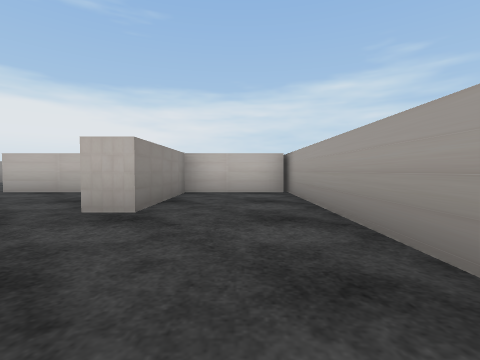
view 1 (above)

24 first-person views from a walk through a 3-D level made in the Unity game engine. The camera is 0.47 m above the floor, tilts 2° down and sees 85° across. The floor is counted in squares, 1 m on a side. Each view is taken from the middle of a square. On the plan, view 1 faces up. The plan holds only what a view shows up to about 9 squares ahead; the rest is blank. The place goes on beyond the plan. Some surface patterns are stand-ins.

view 2
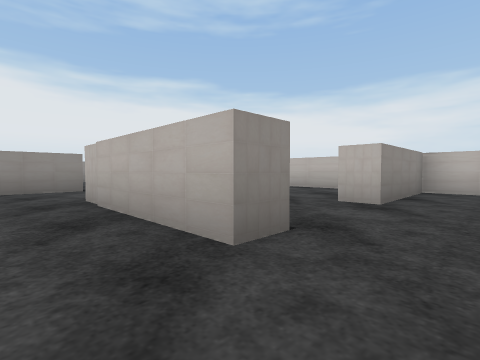

view 3
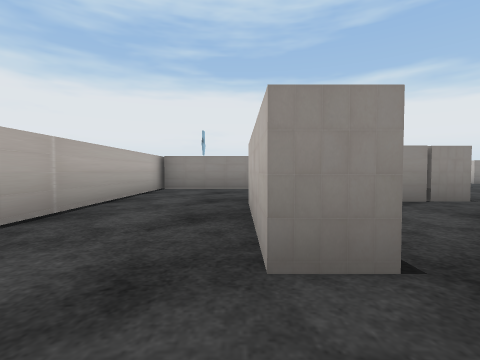

view 4
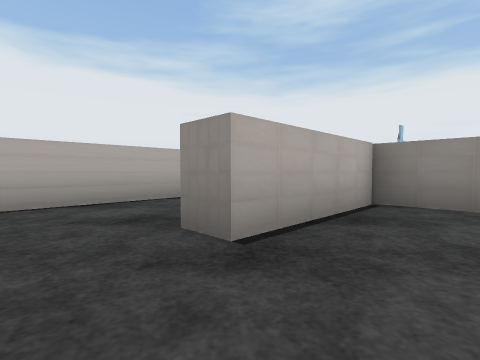

view 5
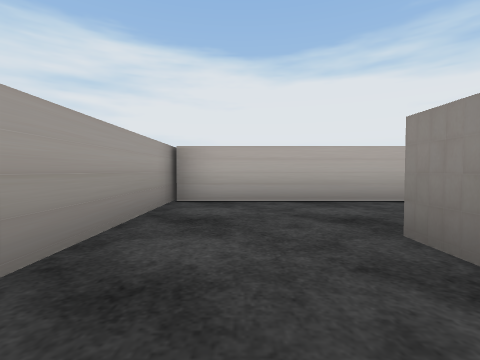

view 6
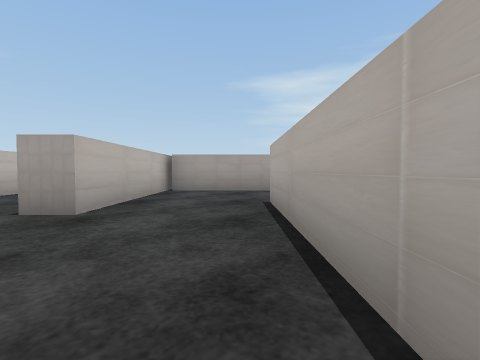

view 7
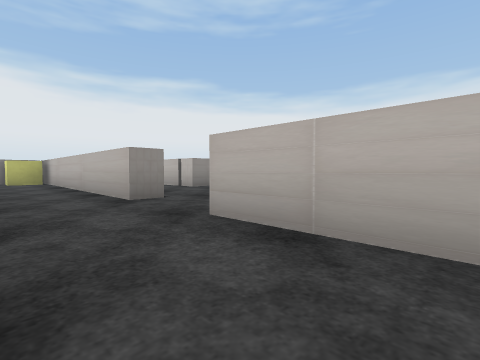

view 8
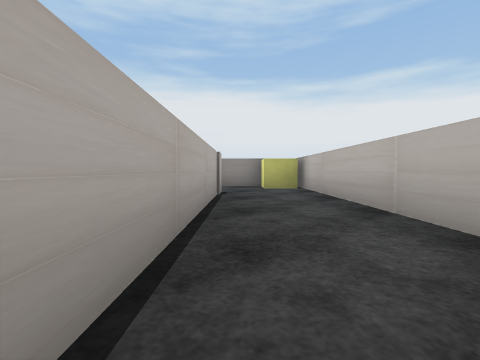

view 9
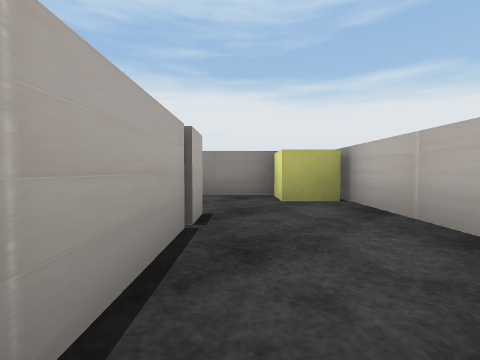

view 10
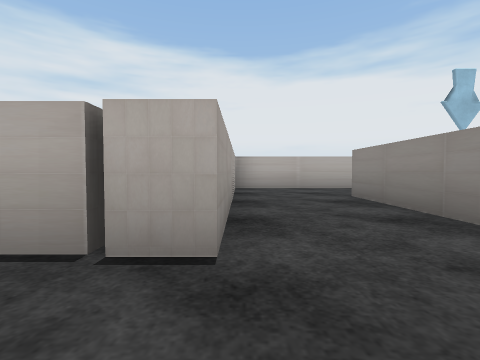

view 11
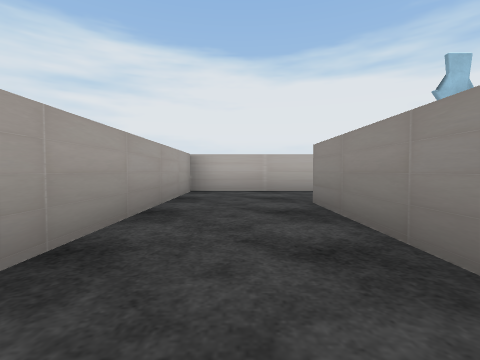

view 12
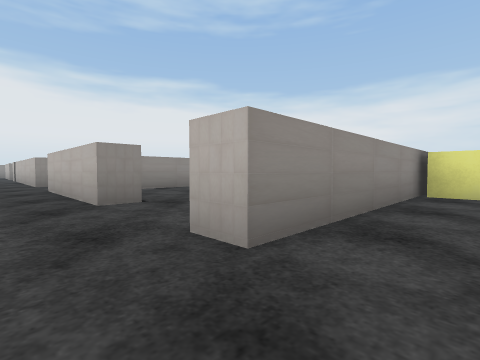

view 13
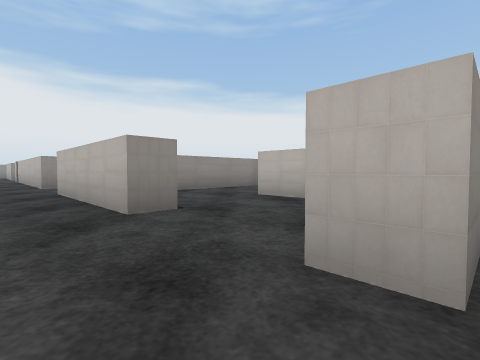

view 14
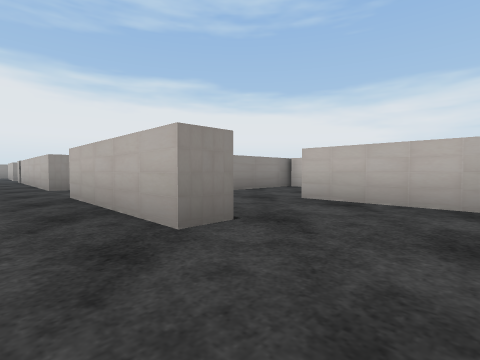

view 15
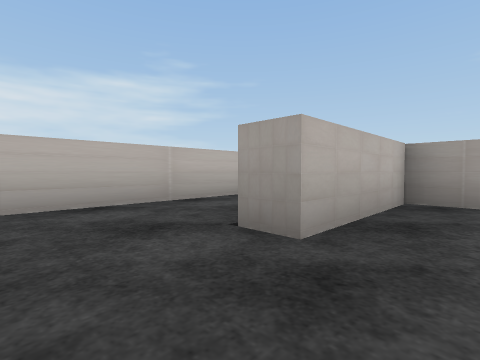

view 16
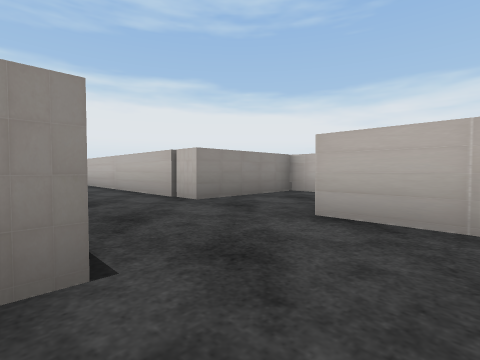

view 17
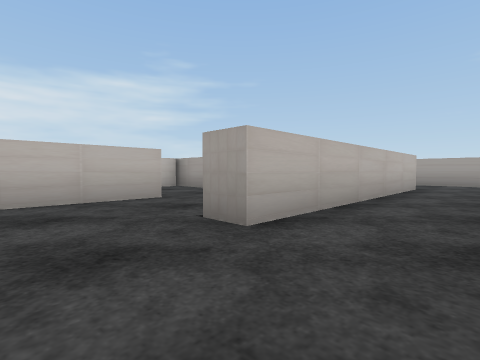

view 18
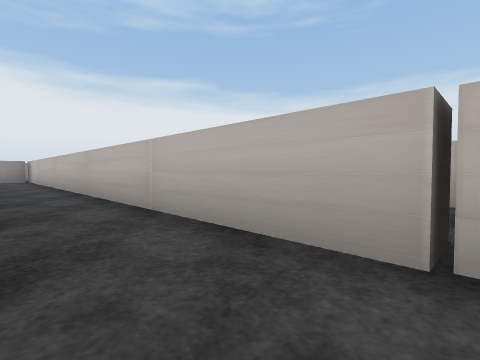

view 19
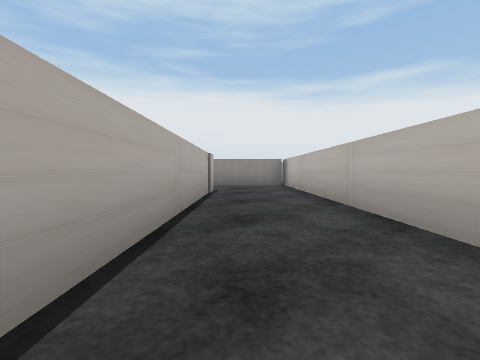

view 20
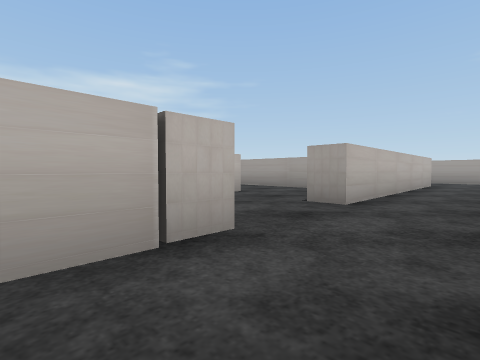

view 21
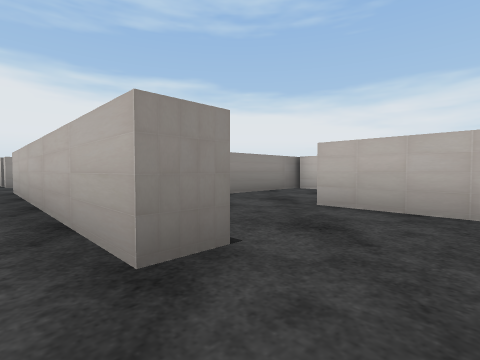

view 22
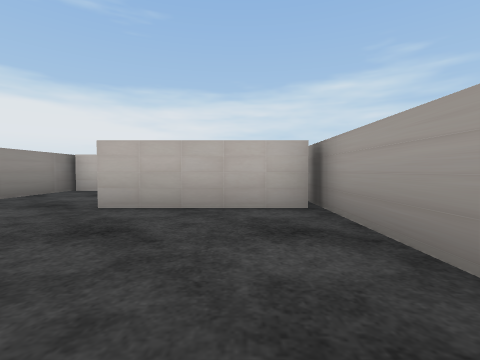

view 23
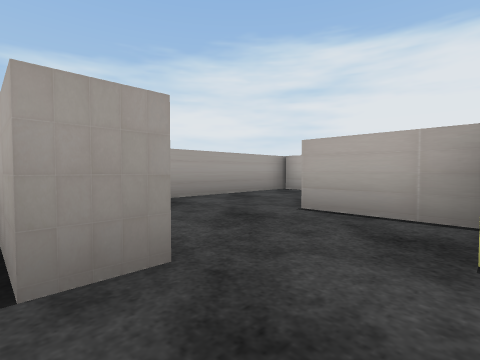

view 24
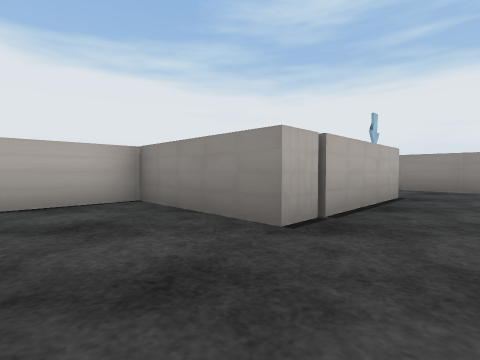

### Floor plan
Points are (right, up) in squares from view 1. A wall is a line through its corners. A room is listed if a view was taken in it or the views show most of it. See-through windows are left out.
Room 1 (views 1, 2, 3)
walls: (-4, 0.1) (-4.6, 0.1); (-1.2, 0.7) (-1.2, 0.1) (-3.9, 0.1); (-6.8, 0.7) (-6.8, -2); (1.1, -2.4) (1.1, 1.6); (-7.2, -2.1) (1, -2.1)
ways out: opening at (-0.5, 0.5) to room 2; opening at (-5.5, 0.5) to room 9
Room 2 (views 4, 5)
walls: (1.1, 1.6) (1.1, 6.1); (-1.2, 5.6) (-1.2, 3); (1, 5.8) (-1.5, 5.8)
ways out: opening at (-0.5, 0.5) to room 1; opening at (-2, 2) to room 12
Room 3 (views 6, 8, 9, 10, 11, 12, 16)
walls: (-15.1, 5.5) (-15.1, 0.1); (-7.2, 6.4) (-7.2, 5.8) (-14.7, 5.8); (-5.2, 5.8) (-5.2, 6.4); (-14.4, -2.1) (-12.9, -2.1) (-12.9, 3.5) (-5.5, 3.5)
ways out: opening at (-4.5, 4.5) to room 4; opening at (-15.5, -0.5) to room 5; opening at (-6.5, 6) to room 7
objects: yellow cube (-14, 5)
Room 4 (view 7)
walls: (-5.5, 3.5) (-4, 3.5); (-1.5, 5.8) (-5.2, 5.8); (-1.8, 3.3) (-1.8, 5.6)
ways out: opening at (-4.5, 4.5) to room 3; opening at (-3, 3) to room 12
Room 5 (views 13, 14)
walls: (-15.1, 0.1) (-15.7, 0.1); (-17.8, 0.8) (-17.8, 0.1); (-16.1, -2.1) (-14.4, -2.1)
ways out: opening at (-15.5, -0.5) to room 3; opening at (-17, 1) to room 13; opening at (-18, -1)
Room 6 (view 15)
walls: (-20.6, 3.4) (-20.6, 2); (-18.4, 3) (-18.4, 3.6)
ways out: opening at (-19.5, 3) to room 10; opening at (-18, 2) to room 13
Room 7 (views 17, 18, 19, 20, 21, 22)
walls: (-10.2, 9.1) (-10.2, 8.4); (-9.5, 9.4) (-9.5, 8.5) (-24, 8.5); (-1.2, 9.1) (-1.2, 8.5) (-7.4, 8.5) (-7.4, 9.3); (-21.2, 6.3) (-15.6, 6.3); (1.1, 6.1) (1.1, 9.6); (-23.5, 8.4) (-23.5, 6.1)
ways out: opening at (-6.5, 6) to room 3; opening at (-0.5, 9) to room 8; opening at (-8.5, 9) to room 14; opening at (-22.5, 6)
Room 8 (view 23)
walls: (-3, 9.1) (-1.2, 9.1); (-4, 12.5) (-4, 11.6); (0.9, 11.3) (-1.8, 11.3) (-1.8, 11.9); (1.1, 9.6) (1.1, 12.1)
ways out: opening at (-0.5, 9) to room 7; opening at (-2.5, 11.5)
objects: other object (-3, 10)
Room 9 (view 24)
walls: (-10.2, 0.7) (-6.8, 0.7)
ways out: opening at (-5.5, 0.5) to room 1; opening at (-11, 0.5)
Room 10 (no view inside)
walls: (-16.2, 5.8) (-20.6, 5.8) (-20.6, 3.4)
ways out: opening at (-19.5, 3) to room 6
Room 11 (no view inside)
walls: (-6.6, 11.3) (-7.6, 11.3); (-4.6, 10.8) (-4.6, 12.5)
ways out: opening at (-7, 10) to room 14; opening at (-5.5, 11.5)
Room 12 (no view inside)
walls: (-4, 3.5) (-4, 0.7) (-1.2, 0.7); (-1.2, 3) (-1.9, 3)
ways out: opening at (-2, 2) to room 2; opening at (-3, 3) to room 4
Room 13 (no view inside)
walls: (-15.7, 2.1) (-15.7, 3) (-18.4, 3)
ways out: opening at (-17, 1) to room 5; opening at (-18, 2) to room 6
Room 14 (no view inside)
walls: (-7.6, 11.3) (-9.5, 11.3) (-9.5, 9.4)
ways out: opening at (-8.5, 9) to room 7; opening at (-7, 10) to room 11

Positions as (right, up) in squares from view 1, and headings:
1: (0, 0), facing up
2: (0, -1), facing up-left
3: (0, 0), facing left
4: (0, 2), facing down-left
5: (0, 2), facing down
6: (-8, 4), facing right
7: (-3, 4), facing up-left
8: (-7, 4), facing left
9: (-10, 4), facing left
10: (-13, 5), facing down
11: (-14, 4), facing down
12: (-14, -1), facing up-left
13: (-15, -1), facing up-left
14: (-16, -1), facing up-left
15: (-20, 2), facing up-right
16: (-6, 6), facing up-left
17: (-9, 7), facing up-right
18: (-10, 7), facing up-left
19: (-15, 7), facing left
20: (-11, 7), facing up-right
21: (0, 8), facing up-left
22: (0, 8), facing up
23: (-3, 12), facing down-right
24: (-5, 2), facing down-left
